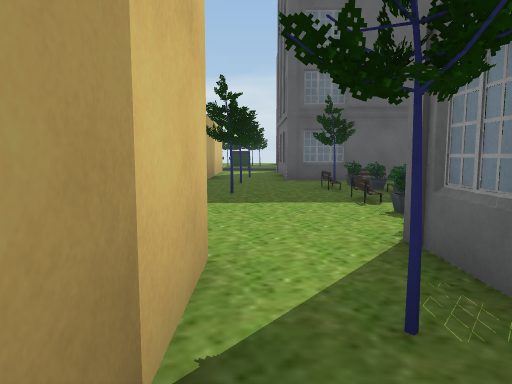
[1] (above)

24 first-person views from a walk through a scene from a Unity 3-D project. The camera is 1.4 m above the floor, tilts 6° down and sees 70° across. The floor is counted in squares, 2 m on a side. Each view is taken from the middle of a square. On the plan, view 1 faces up. The plan holds only what a view shows up to about 11 squares ahead; the rest is blank. The place goes on beyond the plan. Some trees and plants on the terrain are drawn as simple stand-ins. Some surface patterns are stand-ins.

[2]
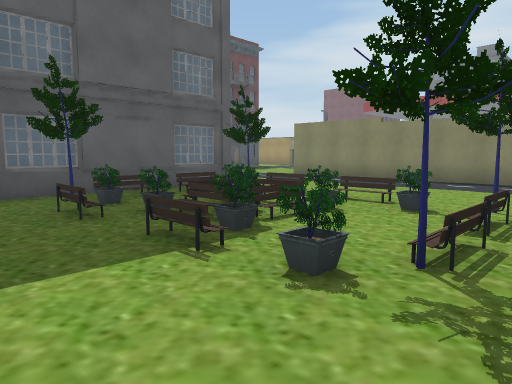

[3]
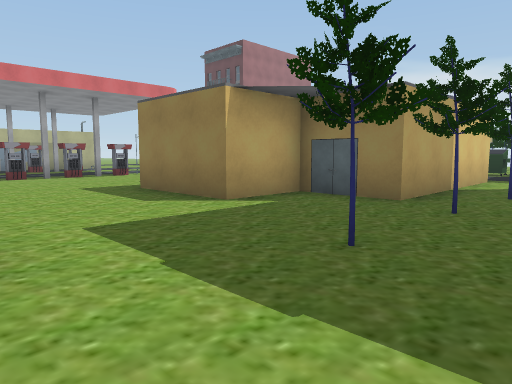

[4]
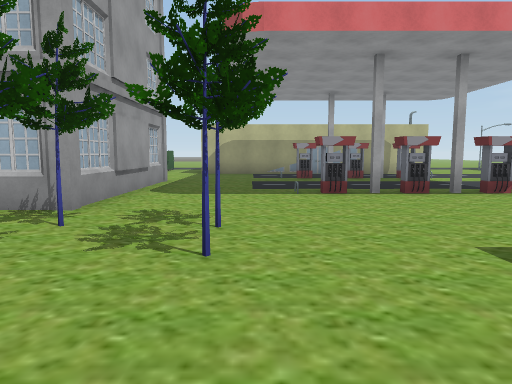

[5]
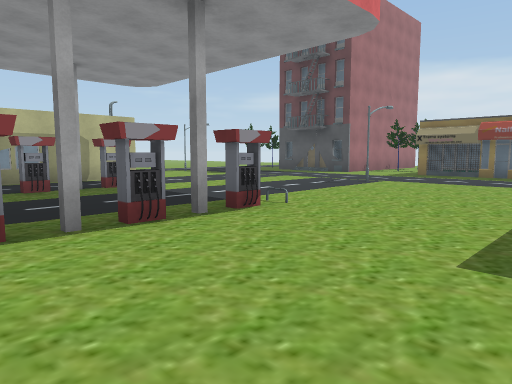

[6]
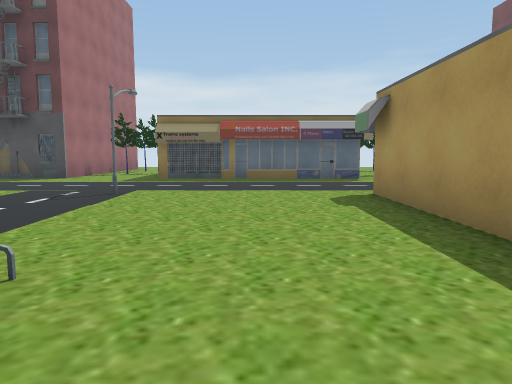

[7]
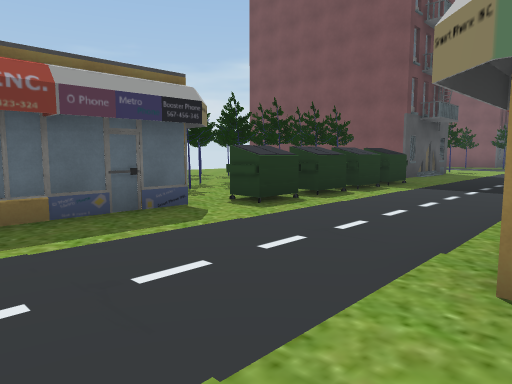

[8]
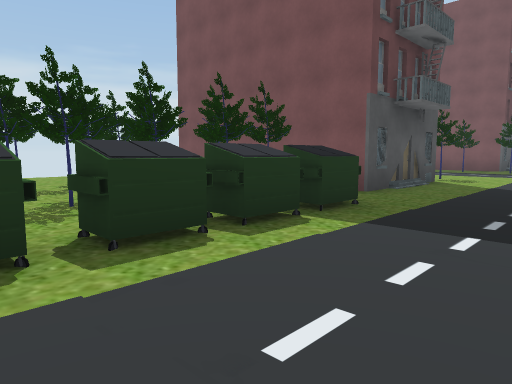

[9]
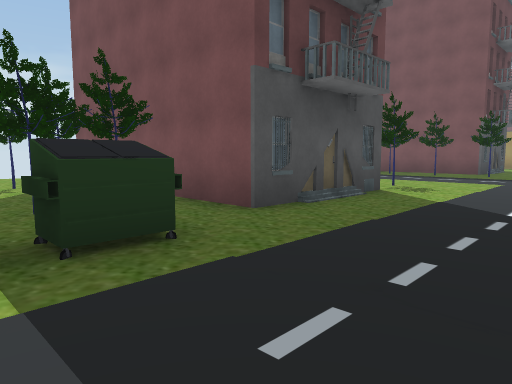

[10]
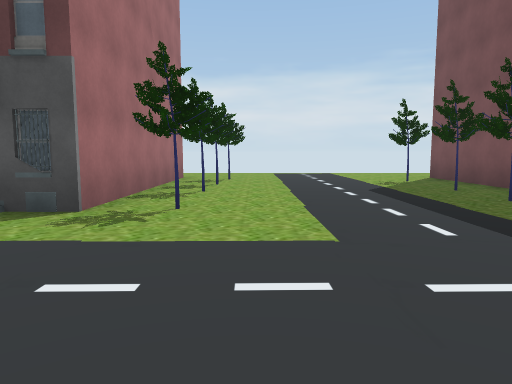

[11]
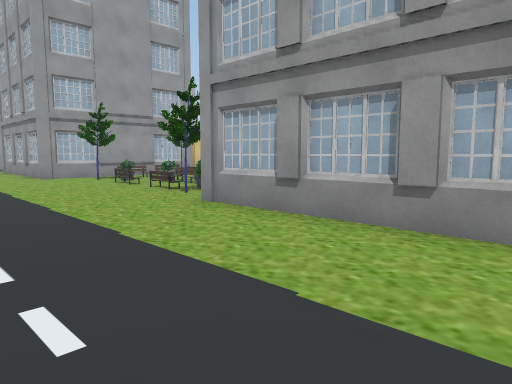

[12]
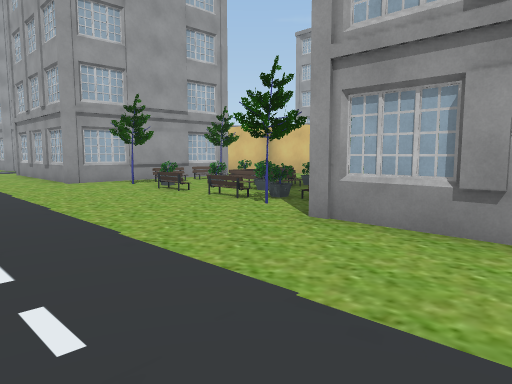

[13]
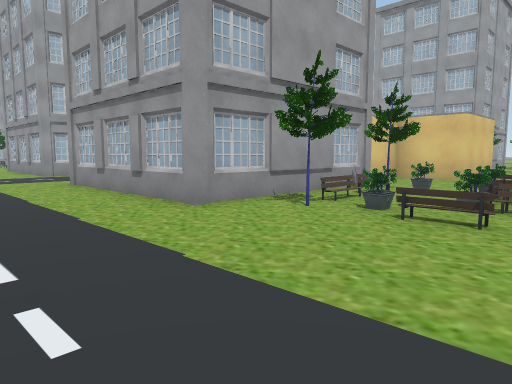

[14]
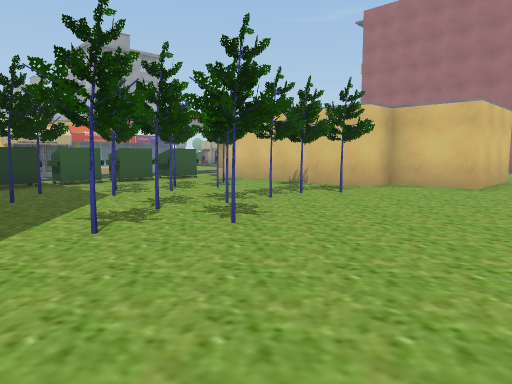

[15]
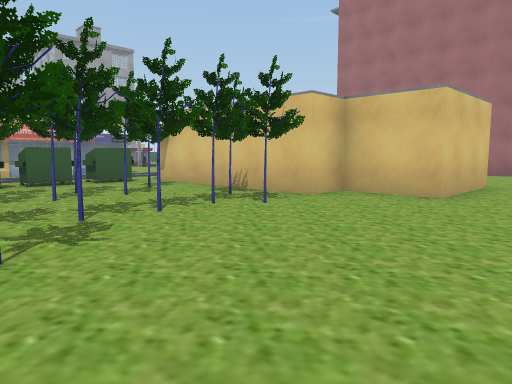

[16]
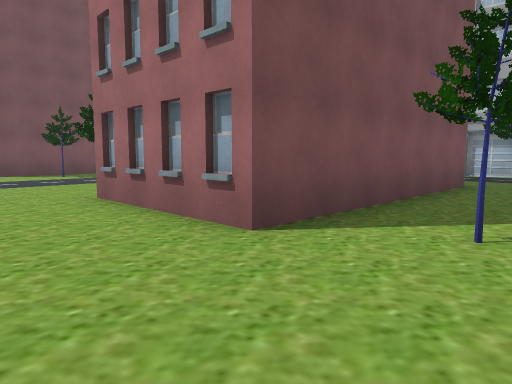

[17]
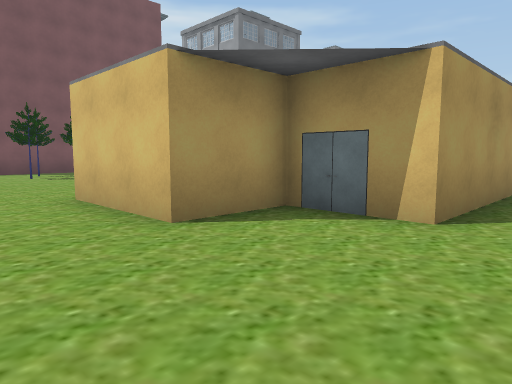

[18]
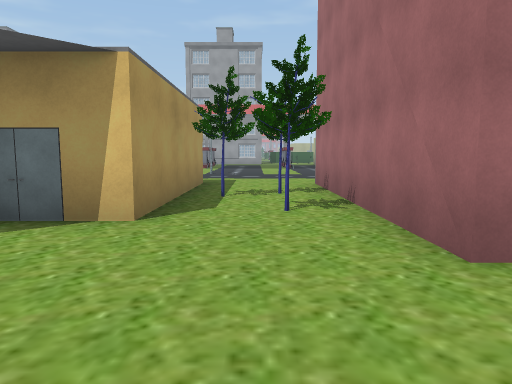

[19]
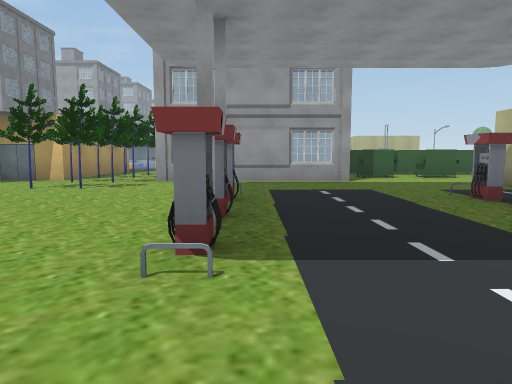

[20]
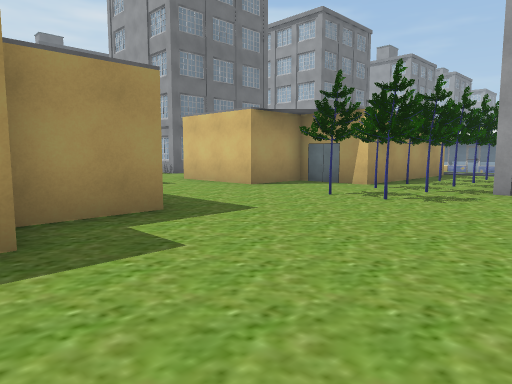

[21]
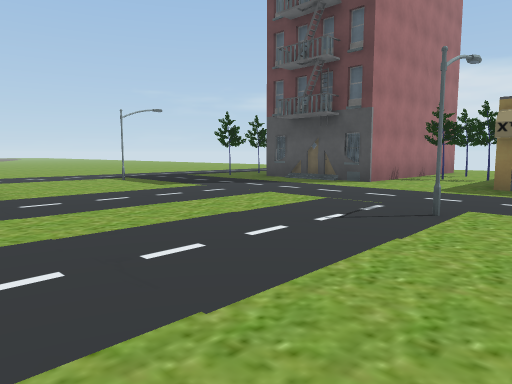

[22]
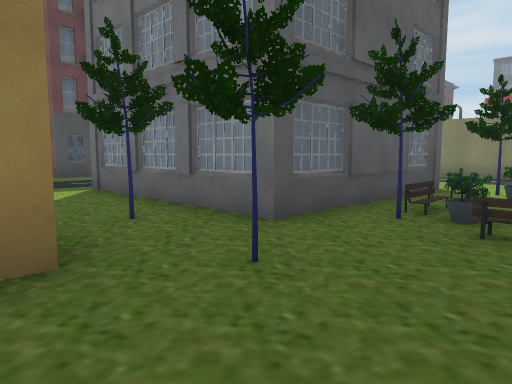

[23]
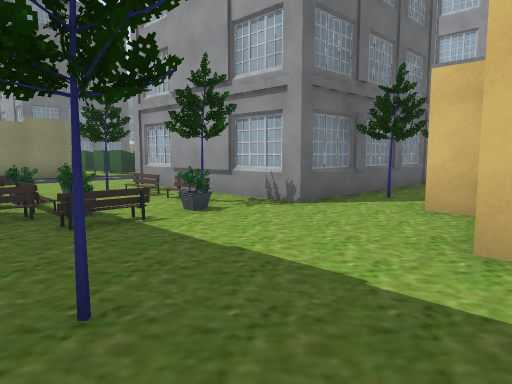

[24]
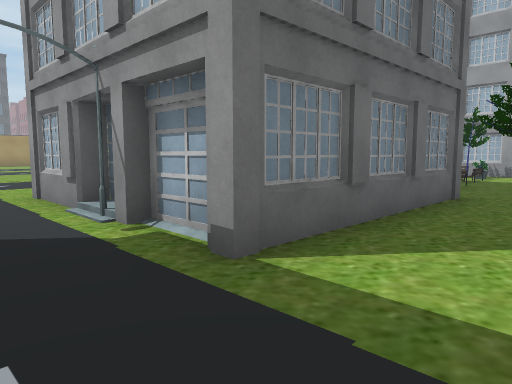

### Floor plan
Key: @ floor where view 1 was taken; # wall or solid block; x gap in a wall; . floor; = window, fence, low wall or low ledge; ^ raised ledge; T tree; B bench; S streetlight; O other object.
Columns run from 15 left of view 1 to 10 right of it. Each row starts with its distance up from view 1.
 27   ....     .......
 26  ......................
 25 O....####........OOO......
 24  ....#  #....T.T.   #T....
 23  .T.##  ##TTTT...   #....O
 22  ...#    #T......   #T....
 21  .T.#    #.TTT.T.   #T...O
 20  ...#    #T.TTTT.   #.....
 19 #...# ####.......####T...T
 18 ....###...^^^^^...........
 17 ..........................
 16 .........................
 15 ........................
 14 ....S...#  ###..##S##....
 13 ........#    #..#   #....
 12 ........#    #..#   #....
 11 ........#    #.T##  #....#
 10  .......##  ##..O####....#
  9 #...#....#  #..TBT=.B....#
  8 #...x....####....##=T....#
  7 #...............B===B....#
  6 #...#..........T.BB=B....#
  5 ........TT.......B =#....#
  4 ...........###...TBBT....#
  3 ......OT.T.###..######...#
  2 ..##  #TT### ##.#    #..
  1 ^^     ..#    #.T    O..
  0        .T#     @O    #..
 -1        T.O     O#    #..
 -2         .#      #    ..
 -3                      ..
 -4                      ..
 -5                      ..

Where each view was taken, in squares from view 1:
view 1: 0 up, 0 right, facing up
view 2: 3 up, 0 right, facing up-right
view 3: 4 up, 1 right, facing up-left
view 4: 5 up, 4 left, facing left
view 5: 6 up, 7 left, facing up-left
view 6: 8 up, 9 left, facing up
view 7: 14 up, 9 left, facing up-right
view 8: 15 up, 5 left, facing up-right
view 9: 15 up, 2 left, facing up-right
view 10: 14 up, 7 right, facing up
view 11: 14 up, 9 right, facing down-left
view 12: 12 up, 9 right, facing down-left
view 13: 7 up, 9 right, facing down-left
view 14: 27 up, 1 right, facing down-left
view 15: 27 up, 1 left, facing down-left
view 16: 27 up, 1 left, facing down-right
view 17: 27 up, 13 left, facing down-right
view 18: 27 up, 13 left, facing down
view 19: 12 up, 11 left, facing down
view 20: 10 up, 10 left, facing down-right
view 21: 10 up, 10 left, facing up-left
view 22: 7 up, 2 left, facing up-right
view 23: 7 up, 2 left, facing down-right
view 24: 16 up, 1 left, facing down-right
